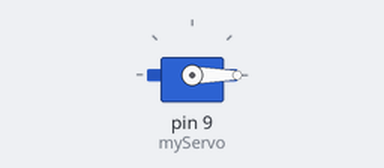
A sketch run on a simulated Arduino Uno, built with avr-gcc and run on an emulated ATmega328P. Shown: servo. What the sketch prints to the serial monitor is not drawn.

Above: at 0.05 s.
At 15.95 s:
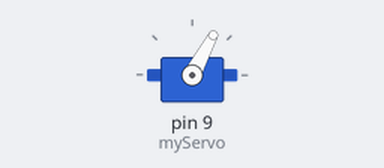
Timing chart, 0 to 20.8 s (numbered marks = the images above):
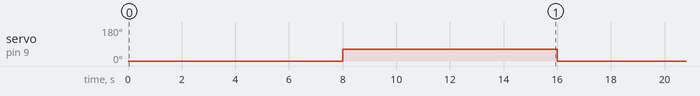

The sketch:

Gripper_Test.ino
```cpp
#include <Servo.h>

Servo myServo;
double pos = 0.0;

void setup() {
  // put your setup code here, to run once:
  Serial.begin(9600);
  myServo.attach(9);
  pos = 0.0;
  myServo.write(pos);
  Serial.println("Gripper starts open");
}

void loop() {
  // put your main code here, to run repeatedly:
//  Serial.println("Close and open the gripper");
  delay(8000);
  closeGripper();
  delay(8000);
  openGripper();
}

void closeGripper(){
  pos = 62.0;
  myServo.write(pos);
  return 0;
}

void openGripper(){
  pos = 0.0;
  myServo.write(pos);
  return 0;
}
```

Measured:
- by itself, servo on pin 9 (myServo): alternates 62° for 8.0 s and 0° for 8.0 s
